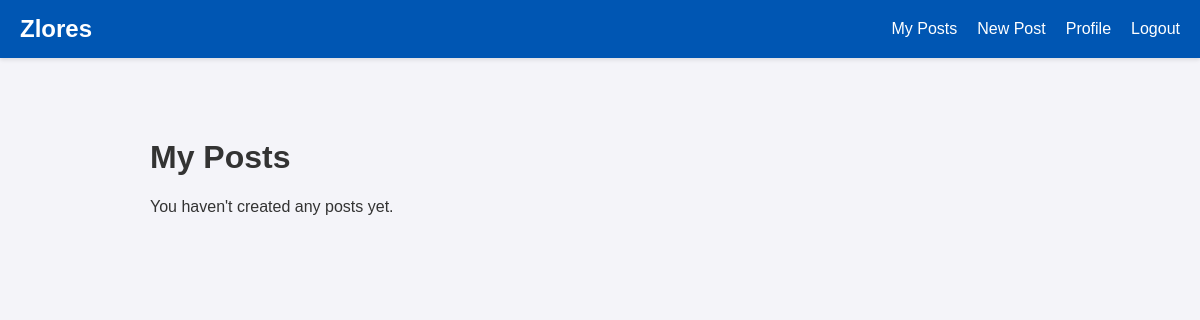
/myposts (signed in), run on an earlier commit of the app's database.
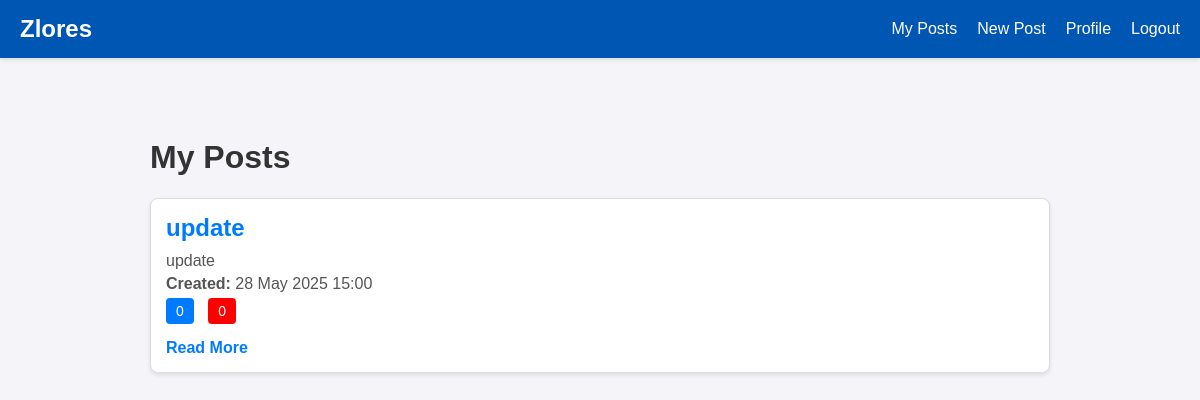
And on a later commit of the database.
### post/models.py (models this page shows, shortened)
class Post(models.Model):
    title = models.CharField(max_length=255)  # Başlık
    content = models.TextField()  # İçerik
    image = models.ImageField(upload_to='postimages/', blank=True, null=True)  # Fotoğraf alanı
    author = models.ForeignKey(User, on_delete=models.CASCADE)  # Kullanıcı ile ilişki
    created_at = models.DateTimeField(auto_now_add=True)  # Oluşturulma tarihi
    updated_at = models.DateTimeField(auto_now=True)  # Güncellenme tarihi
    likes = models.ManyToManyField(User, related_name='likedposts', blank=True)  # Like alanı
    dislikes = models.ManyToManyField(User, related_name='dislikedposts', blank=True)  # Dislike alanı
    is_active = models.BooleanField(default=True)  # Post aktif mi?
    is_home = models.BooleanField(default=False)  # Post kesfet mi?
    def totallikes(self):
        return self.likes.count()
    def totaldislikes(self):
        return self.dislikes.count()

### post/views.py (the view)
# urls.py: path('myposts', views.myposts_request, name='myposts'),
@login_required
def myposts_request(request):
    posts = Post.objects.filter(author=request.user, is_active=True).order_by('-created_at')
    return render(request, 'myposts.html', {'posts': posts})

### post/templates/myposts.html (shortened to what this page needs)
{% extends 'base.html' %}
{% load static %}
{% block styles %}
    <link rel="stylesheet" href="{% static 'css/myposts.css' %}">
{% endblock %}
{% block content %}
    <h1>My Posts</h1>
    <div class="home">
        {% if posts.exists %}
            <div class="post-list">
                {% for post in posts %}
                    <div class="post-container">
                        <div class="post-content">
                            <h2>{{ post.title }}</h2>
                            <p>{{ post.content|truncatewords:20 }}</p>
                            <p><strong>Created:</strong> {{ post.created_at|date:"d M Y H:i" }}</p>
                            <p>
                                <a href="{% url 'likepost' post.id %}" class="like-button">{{ post.totallikes }}</a>
                                <a href="{% url 'dislikepost' post.id %}" class="dislike-button">{{ post.totaldislikes }}</a>
                            </p>
                            <a class="read-more" href="{% url 'postdetail' post.id %}">Read More</a>
                        </div>
                    </div>
                {% endfor %}
            </div>
        {% else %}
            <p class="no-posts">You haven't created any posts yet.</p>
        {% endif %}
    </div>
{% endblock %}

What changed in the data, as far as the page shows it:
added Post: title "update", content "update", created_at "28 May 2025 15:00", totallikes "0", totaldislikes "0"
Also different on the page:
text no longer shown: "You haven't created any posts yet."
